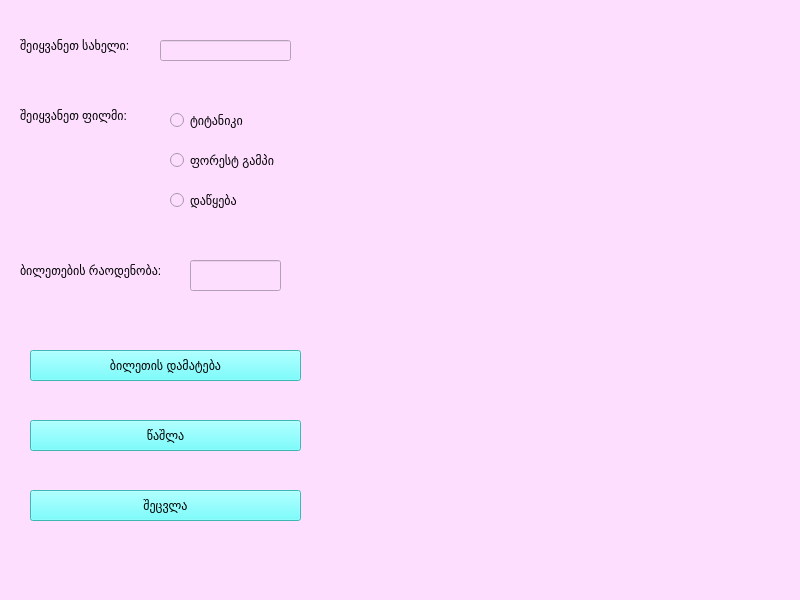
<?xml version="1.0" encoding="UTF-8"?>
<ui version="4.0">
 <class>MainWindow</class>
 <widget class="QMainWindow" name="MainWindow">
  <property name="geometry">
   <rect>
    <x>0</x>
    <y>0</y>
    <width>800</width>
    <height>600</height>
   </rect>
  </property>
  <property name="font">
   <font>
    <pointsize>10</pointsize>
   </font>
  </property>
  <property name="windowTitle">
   <string>MainWindow</string>
  </property>
  <property name="styleSheet">
   <string notr="true">background-color: rgb(253, 222, 255);
font: 10pt &quot;MS Shell Dlg 2&quot;;</string>
  </property>
  <widget class="QWidget" name="centralwidget">
   <widget class="QLabel" name="label">
    <property name="geometry">
     <rect>
      <x>20</x>
      <y>30</y>
      <width>121</width>
      <height>31</height>
     </rect>
    </property>
    <property name="styleSheet">
     <string notr="true">font: 14pt &quot;MS Shell Dlg 2&quot;;
font: 10pt &quot;MS Shell Dlg 2&quot;;</string>
    </property>
    <property name="text">
     <string>შეიყვანეთ სახელი:</string>
    </property>
   </widget>
   <widget class="QLineEdit" name="saxeli">
    <property name="geometry">
     <rect>
      <x>160</x>
      <y>40</y>
      <width>131</width>
      <height>21</height>
     </rect>
    </property>
   </widget>
   <widget class="QLabel" name="label_2">
    <property name="geometry">
     <rect>
      <x>20</x>
      <y>100</y>
      <width>121</width>
      <height>31</height>
     </rect>
    </property>
    <property name="styleSheet">
     <string notr="true">font: 10pt &quot;MS Shell Dlg 2&quot;;</string>
    </property>
    <property name="text">
     <string>შეიყვანეთ ფილმი:</string>
    </property>
   </widget>
   <widget class="QRadioButton" name="titaniki">
    <property name="geometry">
     <rect>
      <x>170</x>
      <y>110</y>
      <width>111</width>
      <height>21</height>
     </rect>
    </property>
    <property name="text">
     <string>ტიტანიკი</string>
    </property>
   </widget>
   <widget class="QRadioButton" name="forestgampi">
    <property name="geometry">
     <rect>
      <x>170</x>
      <y>150</y>
      <width>111</width>
      <height>21</height>
     </rect>
    </property>
    <property name="text">
     <string>ფორესტ გამპი</string>
    </property>
   </widget>
   <widget class="QRadioButton" name="dawyeba">
    <property name="geometry">
     <rect>
      <x>170</x>
      <y>190</y>
      <width>101</width>
      <height>21</height>
     </rect>
    </property>
    <property name="text">
     <string>დაწყება</string>
    </property>
   </widget>
   <widget class="QLabel" name="label_3">
    <property name="geometry">
     <rect>
      <x>20</x>
      <y>250</y>
      <width>151</width>
      <height>41</height>
     </rect>
    </property>
    <property name="text">
     <string>ბილეთების რაოდენობა:</string>
    </property>
   </widget>
   <widget class="QLineEdit" name="raodenoba">
    <property name="geometry">
     <rect>
      <x>190</x>
      <y>260</y>
      <width>91</width>
      <height>31</height>
     </rect>
    </property>
   </widget>
   <widget class="QPushButton" name="damateba">
    <property name="geometry">
     <rect>
      <x>30</x>
      <y>350</y>
      <width>271</width>
      <height>31</height>
     </rect>
    </property>
    <property name="styleSheet">
     <string notr="true">background-color: rgb(85, 255, 255);</string>
    </property>
    <property name="text">
     <string>ბილეთის დამატება</string>
    </property>
   </widget>
   <widget class="QPushButton" name="washla">
    <property name="geometry">
     <rect>
      <x>30</x>
      <y>420</y>
      <width>271</width>
      <height>31</height>
     </rect>
    </property>
    <property name="styleSheet">
     <string notr="true">background-color: rgb(85, 255, 255);</string>
    </property>
    <property name="text">
     <string>წაშლა</string>
    </property>
   </widget>
   <widget class="QPushButton" name="pushButton">
    <property name="geometry">
     <rect>
      <x>30</x>
      <y>490</y>
      <width>271</width>
      <height>31</height>
     </rect>
    </property>
    <property name="styleSheet">
     <string notr="true">background-color: rgb(85, 255, 255);</string>
    </property>
    <property name="text">
     <string>შეცვლა</string>
    </property>
   </widget>
  </widget>
  <widget class="QMenuBar" name="menubar">
   <property name="geometry">
    <rect>
     <x>0</x>
     <y>0</y>
     <width>800</width>
     <height>22</height>
    </rect>
   </property>
  </widget>
  <widget class="QStatusBar" name="statusbar"/>
 </widget>
 <resources/>
 <connections/>
</ui>
